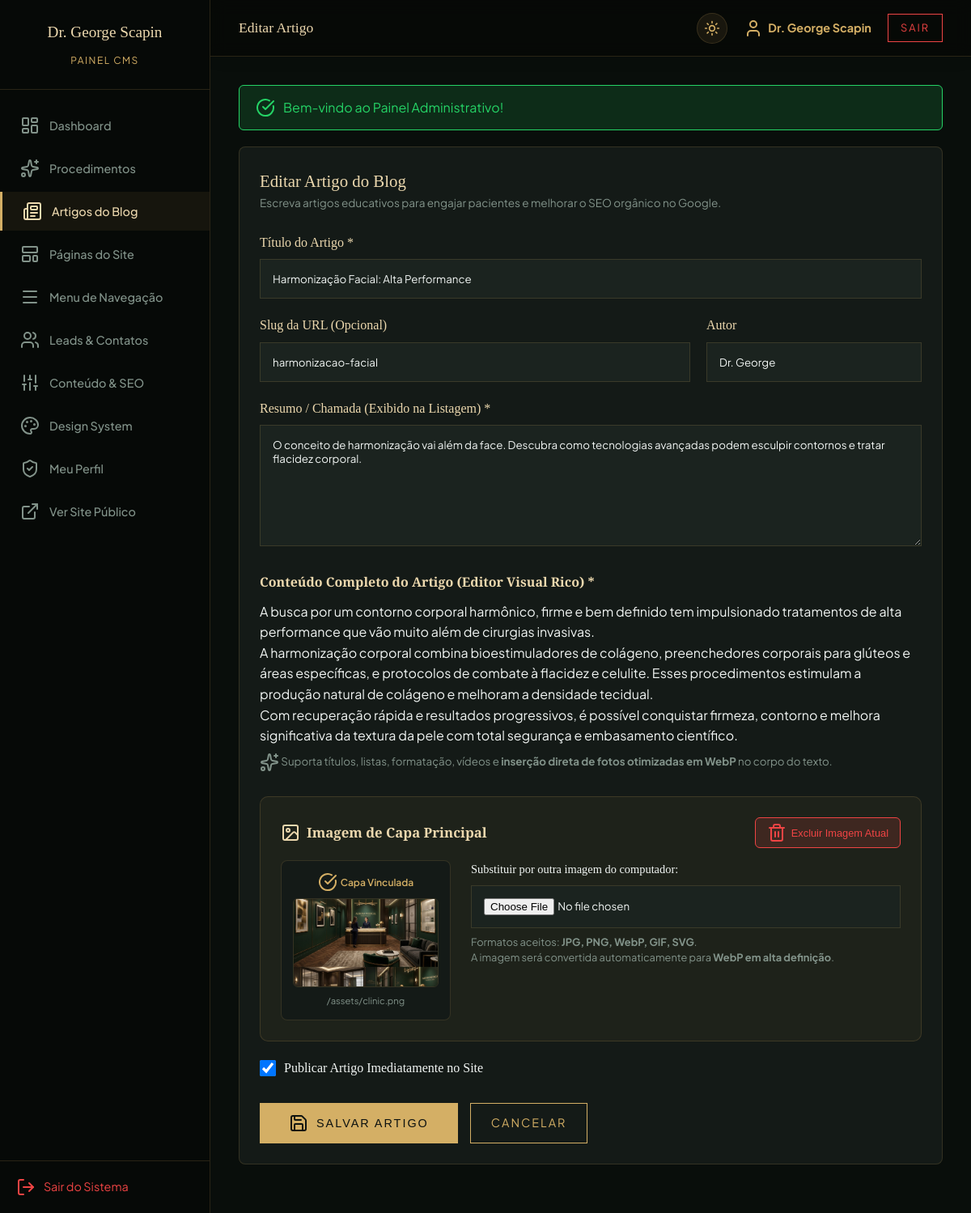
The app's page /admin/posts/edit/4 (signed in) with its own data.
### tables this page shows
CREATE TABLE `posts` (
  `id` int NOT NULL AUTO_INCREMENT,
  `title` varchar(255) NOT NULL,
  `slug` varchar(255) NOT NULL,
  `author` varchar(100) DEFAULT 'Dr. George',
  `summary` text NOT NULL,
  `content` longtext NOT NULL,
  `image_url` varchar(255) DEFAULT NULL,
  `is_published` tinyint(1) DEFAULT '1',
  `created_at` datetime DEFAULT CURRENT_TIMESTAMP,
  `updated_at` datetime DEFAULT CURRENT_TIMESTAMP ON UPDATE CURRENT_TIMESTAMP,
  PRIMARY KEY (`id`),
  UNIQUE KEY `slug` (`slug`)
);

### app/Presentation/Controllers/AdminController.php (called while the page is built, shortened)
<?php
class AdminController
{
    private PDOPostRepository $postRepo;
    public function __construct()
    {
        $this->postRepo = new PDOPostRepository();
    }
    public function postEdit(int $id): void
    {
        $post = $this->postRepo->findById($id);
        require admin_view_path('post_form');
    }
}

### app/Infrastructure/Database/Connection.php (called while the page is built, shortened)
<?php
class Connection
{
    private static ?PDO $instance = null;
    public static function getInstance(): PDO
    {
        if (self::$instance === null) {
            $config = require __DIR__ . '/../../../config/database.php';
            try {
                $driver = $config['driver'] ?? 'mysql';
                if ($driver === 'sqlite') {
                    $dbPath = $config['database'];
                    self::$instance = new PDO("sqlite:" . $dbPath, null, null, [
                        PDO::ATTR_ERRMODE => PDO::ERRMODE_EXCEPTION,
                        PDO::ATTR_DEFAULT_FETCH_MODE => PDO::FETCH_ASSOC,
                        PDO::ATTR_EMULATE_PREPARES => false
                    ]);
                    self::$instance->exec('PRAGMA foreign_keys = ON;');
                } else {
                    $dsn = "mysql:host={$config['host']};port={$config['port']};dbname={$config['database']};charset={$config['charset']}";
                    self::$instance = new PDO($dsn, $config['username'], $config['password'], [
                        PDO::ATTR_ERRMODE => PDO::ERRMODE_EXCEPTION,
                        PDO::ATTR_DEFAULT_FETCH_MODE => PDO::FETCH_ASSOC,
                        PDO::ATTR_EMULATE_PREPARES => false,
                        PDO::MYSQL_ATTR_INIT_COMMAND => "SET NAMES utf8mb4"
                    ]);
                }
            } catch (PDOException $e) {
                die("Erro na conexão com o banco de dados MySQL: " . $e->getMessage());
            }
        }
        return self::$instance;
    }
}

### app/Infrastructure/Repositories/PDOPostRepository.php (called while the page is built, shortened)
<?php
class PDOPostRepository
{
    private PDO $pdo;
    public function __construct()
    {
        $this->pdo = Connection::getInstance();
    }
    public function findById(int $id): ?array
    {
        try {
            $stmt = $this->pdo->prepare("SELECT * FROM posts WHERE id = ?");
            $stmt->execute([$id]);
            $res = $stmt->fetch();
            return $res ?: null;
        } catch (\Throwable $e) {
            return null;
        }
    }
}

### app/helpers.php (called while the page is built, shortened)
<?php
if (!function_exists('asset')) {
    function asset(string $path): string {
        $path = ltrim($path, '/');
        return '/' . $path;
    }
}
if (!function_exists('url')) {
    function url(string $path = ''): string {
        $path = ltrim($path, '/');
        return '/' . $path;
    }
}

### admin/views/post_form.php (the view, shortened to what this page needs)
<?php
$isEdit = !empty($post);
?>
<div class="admin-card">
  <div style="margin-bottom: 25px;">
    <h3 style="color: var(--gold-light); font-size: 1.3rem;"><?= $isEdit ? 'Editar Artigo do Blog' : 'Publicar Novo Artigo' ?></h3>
    <p style="color: var(--text-muted); font-size: 0.85rem;">Escreva artigos educativos para engajar pacientes e melhorar o SEO orgânico no Google.</p>
  </div>
  <form method="POST" action="<?= $isEdit ? url('/admin/posts/update/' . $post['id']) : url('/admin/posts/store') ?>" enctype="multipart/form-data" id="postForm">
    <div class="form-group">
      <label for="title">Título do Artigo *</label>
      <input type="text" id="title" name="title" class="form-control" required value="<?= htmlspecialchars($post['title'] ?? '') ?>" placeholder="Ex: Toxina Botulínica: O Segredo da Prevenção">
    </div>
    <div style="display: grid; grid-template-columns: 2fr 1fr; gap: 20px;">
      <div class="form-group">
        <label for="slug">Slug da URL (Opcional)</label>
        <input type="text" id="slug" name="slug" class="form-control" value="<?= htmlspecialchars($post['slug'] ?? '') ?>" placeholder="ex: toxina-botulinica-prevencao">
      </div>
      <div class="form-group">
        <label for="author">Autor</label>
        <input type="text" id="author" name="author" class="form-control" value="<?= htmlspecialchars($post['author'] ?? 'Dr. George') ?>">
      </div>
    </div>
    <div class="form-group">
      <label for="summary">Resumo / Chamada (Exibido na Listagem) *</label>
      <textarea id="summary" name="summary" class="form-control" rows="3" required placeholder="Breve resumo de 1-2 frases"><?= htmlspecialchars($post['summary'] ?? '') ?></textarea>
    </div>
    <div class="form-group" style="margin-top: 25px;">
      <label style="font-weight: 600; font-size: 1rem; color: var(--gold-light); margin-bottom: 10px; display: block;">
        Conteúdo Completo do Artigo (Editor Visual Rico) *
      </label>
      <div id="quill-editor">
        <?= $post['content'] ?? '' ?>
      </div>
      <div style="display: flex; justify-content: space-between; align-items: center; margin-top: 8px; flex-wrap: wrap; gap: 10px;">
        <small style="color: var(--text-muted);">
          <i data-lucide="sparkles" size="14" style="vertical-align: middle;"></i> Suporta títulos, listas, formatação, vídeos e <strong>inserção direta de fotos otimizadas em WebP</strong> no corpo do texto.
        </small>
      </div>
    </div>
    <div class="form-group" style="margin-top: 30px; background: rgba(197, 160, 89, 0.06); padding: 25px; border-radius: 10px; border: 1px solid var(--card-border);">
      <div style="display: flex; justify-content: space-between; align-items: center; margin-bottom: 15px; flex-wrap: wrap; gap: 10px;">
        <label style="font-weight: 600; font-size: 1.05rem; color: var(--gold-light); margin: 0; display: flex; align-items: center; gap: 8px;">
          <i data-lucide="image" size="20"></i> Imagem de Capa Principal
        </label>
        <?php if (!empty($post['image_url'])): ?>
          <button type="button" onclick="document.getElementById('formRemovePostImg').submit();" style="background: rgba(239, 68, 68, 0.15); border: 1px solid #ef4444; color: #ef4444; padding: 6px 14px; border-radius: 6px; font-size: 0.8rem; cursor: pointer; display: inline-flex; align-items: center; gap: 6px; transition: all 0.2s;">
            <i data-lucide="trash-2" size="14"></i> Excluir Imagem Atual
          </button>
        <?php endif; ?>
      </div>
      <div style="display: flex; gap: 25px; align-items: flex-start; flex-wrap: wrap;">
        <?php if (!empty($post['image_url'])): ?>
          <div id="currentPostImageWrapper" style="text-align: center; background: var(--bg-light); padding: 14px; border-radius: 8px; border: 1px solid var(--card-border); max-width: 220px;">
            <div style="font-size: 0.75rem; color: var(--gold-primary); font-weight: 600; margin-bottom: 8px; display: flex; align-items: center; justify-content: center; gap: 4px;">
              <i data-lucide="check-circle" size="14"></i> Capa Vinculada
            </div>
            <img src="<?= asset($post['image_url']) ?>" alt="Capa Atual" style="width: 180px; height: 110px; object-fit: cover; border-radius: 6px; border: 1px solid var(--card-border); display: block; margin: 0 auto 8px;">
            <p style="font-size: 0.7rem; color: var(--text-muted); word-break: break-all; margin: 0;"><?= htmlspecialchars($post['image_url']) ?></p>
          </div>
        <?php endif; ?>
        <div style="flex: 1; min-width: 260px;">
          <label for="image_file" style="font-size: 0.9rem; color: var(--text-main); margin-bottom: 8px; display: block;">
            <?= !empty($post['image_url']) ? 'Substituir por outra imagem do computador:' : 'Selecionar imagem de capa do computador:' ?>
          </label>
          <input type="file" id="image_file" name="image_file" class="form-control" accept="image/png, image/jpeg, image/webp, image/gif, image/svg+xml" onchange="previewPostUpload(this)">
          <div style="margin-top: 8px; font-size: 0.8rem; color: var(--text-muted); line-height: 1.5;">
            Formatos aceitos: <strong>JPG, PNG, WebP, GIF, SVG</strong>.<br>
            A imagem será convertida automaticamente para <strong>WebP em alta definição</strong>.
          </div>
        </div>
      </div>
    </div>
    <div class="form-group" style="margin-top: 20px;">
      <label style="display: flex; align-items: center; gap: 10px; cursor: pointer; color: var(--text-main);">
        <input type="checkbox" name="is_published" value="1" <?= (!isset($post['is_published']) || $post['is_published'] == 1) ? 'checked' : '' ?> style="width: 20px; height: 20px;">
        Publicar Artigo Imediatamente no Site
      </label>
    </div>
    <div style="display: flex; gap: 15px; margin-top: 30px;">
      <button type="submit" class="btn-primary btn-solid" style="padding: 12px 35px;">
        <i data-lucide="save" size="18"></i> Salvar Artigo
      </button>
      <a href="<?= url('/admin/posts') ?>" class="btn-primary" style="padding: 12px 25px;">Cancelar</a>
    </div>
  </form>
</div>
<?php
require __DIR__ . '/../layouts/admin_layout.php';
?>

### public/index.php (shortened to what this page needs)
<?php
spl_autoload_register(function ($class) {
    $prefix = 'App\\';
    $base_dir = __DIR__ . '/../app/';
    $len = strlen($prefix);
    $relative_class = substr($class, $len);
    $file = $base_dir . str_replace('\\', '/', $relative_class) . '.php';
});
require_once __DIR__ . '/../app/helpers.php';
$routes = require __DIR__ . '/../config/routes.php';
$request_uri = parse_url($_SERVER['REQUEST_URI'], PHP_URL_PATH);
$request_uri = '/' . trim($request_uri, '/');
$request_method = ($_SERVER['REQUEST_METHOD'] === 'HEAD') ? 'GET' : $_SERVER['REQUEST_METHOD'];
function resolveController(string $controllerClass) {
    return new $controllerClass();
}
if (isset($routes[$request_method][$request_uri])) {
    $handler = $routes[$request_method][$request_uri];
    $controllerName = 'App\\Presentation\\Controllers\\' . $handler[0];
    $action = $handler[1];
    $controller = resolveController($controllerName);
    $controller->$action();
    $matched = true;
} else {
    if (isset($routes[$request_method])) {
        foreach ($routes[$request_method] as $pattern => $handler) {
            if (strpos($pattern, '(') !== false) {
                if (preg_match('#^' . $pattern . '$#', $request_uri, $matches)) {
                    $controllerName = 'App\\Presentation\\Controllers\\' . $handler[0];
                    $action = $handler[1];
                    $controller = resolveController($controllerName);
                    $params = array_filter($matches, 'is_string', ARRAY_FILTER_USE_KEY);
                    call_user_func_array([$controller, $action], array_values($params));
                    break;
                }
            }
        }
    }
}

### public/assets/css/style.css (style rules this page uses)
:root { --bg-color: #060907; --bg-light: #121814; --bg-input: #1a221c; --gold-primary: #C5A059; --gold-light: #E0C38C; --text-main: #F4F4F4; --text-muted: #A0A0A0; --header-bg: rgba(6, 9, 7, 0.95); --header-border: rgba(197, 160, 89, 0.15); --hero-overlay-start: rgba(6,9,7,0.4); --hero-overlay-end: rgba(6,9,7,0.9); --page-header-bg: linear-gradient(to bottom, #121814 0%, #060907 100%); --card-border: rgba(197, 160, 89, 0.1); --card-border-hover: rgba(197, 160, 89, 0.4); --card-bg: #121814; --hero-bg-image: url('./assets/hero.png'); --logo-filter: invert(86%) sepia(18%) saturate(687%) hue-rotate(345deg) brightness(97%) contrast(89%); --font-serif: 'Playfair Display', serif; --font-sans: 'Montserrat', sans-serif; }
* { margin: 0; padding: 0; box-sizing: border-box; }
body { background-color: var(--bg-color); color: var(--text-main); font-family: var(--font-sans); line-height: 1.6; -webkit-font-smoothing: antialiased; overflow-x: hidden; transition: background-color 0.4s ease, color 0.4s ease; }
h1, h2, h3, h4 { font-family: var(--font-serif); font-weight: 400; }
img { max-width: 100%; height: auto; display: block; }
.btn-primary { display: inline-flex; align-items: center; gap: 10px; padding: 15px 35px; background-color: transparent; color: var(--gold-primary); border: 1px solid var(--gold-primary); text-decoration: none; font-size: 0.9rem; letter-spacing: 2px; text-transform: uppercase; transition: all 0.3s; cursor: pointer; }
.btn-solid { background-color: var(--gold-primary); color: var(--bg-color); }
.form-group { margin-bottom: 20px; }
.form-group label { display: block; margin-bottom: 8px; color: var(--gold-light); font-family: var(--font-serif); font-size: 1rem; }
.form-control { width: 100%; padding: 15px; background-color: var(--bg-input); border: 1px solid var(--card-border); color: var(--text-main); font-family: var(--font-sans); transition: border-color 0.3s, background-color 0.3s, color 0.3s; }
textarea.form-control { resize: vertical; min-height: 150px; }

### public/assets/css/admin-design-system.css (style rules this page uses)
:root { --font-sans: 'Plus Jakarta Sans', -apple-system, BlinkMacSystemFont, "Segoe UI", Roboto, sans-serif; --font-serif: 'Playfair Display', Georgia, serif; --admin-sidebar-w: 260px; --admin-topbar-h: 68px; --radius-xs: 4px; --radius-sm: 8px; --radius-md: 12px; --radius-lg: 16px; --radius-xl: 24px; --radius-full: 9999px; --transition-fast: 0.15s cubic-bezier(0.4, 0, 0.2, 1); --transition-base: 0.25s cubic-bezier(0.4, 0, 0.2, 1); --transition-smooth: 0.35s cubic-bezier(0.4, 0, 0.2, 1); }
[data-theme="dark"] { --bg-app: #0d1210; --bg-surface: #141a17; --bg-surface-container: #1b231f; --bg-surface-container-high: #232c27; --bg-surface-variant: #28342e; --border-subtle: rgba(255, 255, 255, 0.08); --border-strong: rgba(255, 255, 255, 0.15); --card-border: rgba(197, 160, 89, 0.18); --text-main: #f1f5f3; --text-secondary: #c0ccc5; --text-muted: #82938a; --text-disabled: #54645b; --color-primary: #d4af65; --color-primary-hover: #e0c283; --color-primary-container: rgba(212, 175, 101, 0.15); --color-on-primary: #121814; --color-on-primary-container: #ecd8ae; --gold-primary: #d4af65; --gold-light: #ecd8ae; --bg-color: #0d1210; --bg-light: #141a17; --bg-input: #1b231f; --color-success: #10b981; --color-success-container: rgba(16, 185, 129, 0.15); --color-on-success: #064e3b; --color-error: #f43f5e; --color-error-container: rgba(244, 63, 94, 0.15); --color-on-error: #881337; --color-warning: #f59e0b; --color-warning-container: rgba(245, 158, 11, 0.15); --color-on-warning: #78350f; --color-info: #0ea5e9; --color-info-container: rgba(14, 165, 233, 0.15); --color-on-info: #075985; --elevation-1: 0px 1px 3px rgba(0, 0, 0, 0.4), 0px 1px 2px rgba(0, 0, 0, 0.6); --elevation-2: 0px 4px 12px rgba(0, 0, 0, 0.5); --elevation-3: 0px 8px 24px rgba(0, 0, 0, 0.6); }

### admin/layouts/admin_layout.php (style rules this page uses)
:root { --admin-sidebar-w: 260px; }
body { display: flex; min-height: 100vh; background: #090e0b; transition: background-color 0.3s ease, color 0.3s ease; }
.admin-card { background: var(--bg-light); border: 1px solid var(--card-border); border-radius: 8px; padding: 25px; margin-bottom: 25px; transition: background-color 0.3s ease, border-color 0.3s ease, box-shadow 0.3s ease; }

### records on screen
posts: title "Harmonização Facial: Alta Performance", slug "harmonizacao-facial", author "Dr. George", summary "O conceito de harmonização vai além da face. Descubra como tecnologias avançadas podem esculpir contornos e tratar flacidez corporal.", content "A busca por um contorno corporal harmônico, firme e bem definido tem impulsionado tratamentos de alta performance que vão muito além de cirurgias invasivas. A harmonização corporal combina bioestimuladores de colágeno, preenchedores corporais para glúteos e áreas específicas, e protocolos de combate à flacidez e celulite. Esses procedimentos estimulam a produção natural de colágeno e melhoram a densidade tecidual. Com recuperação rápida e resultados progressivos, é possível conquistar firmeza, contorno e melhora significativa da textura da pele com total segurança e embasamento científico.", image_url (picture), image_url "/assets/clinic.png", is_published "☑"
